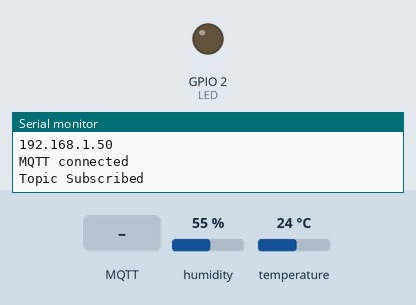
Simulated run of this sketch. Board: ESP32. Shown: output pins drawn as LEDs (lit = HIGH), the last lines printed to the serial monitor. The test bench sets the inputs (shaded band); at power-on: humidity 55 %, temperature 24 °C. WiFi joins after 1.5 s; servers stay silent unless stated; no MQTT or app messages arrive unless stated.

Above: at 2.7 s.
2.8 s: MQTT message "ON" arrives on the first subscribed topic
At 3.6 s:
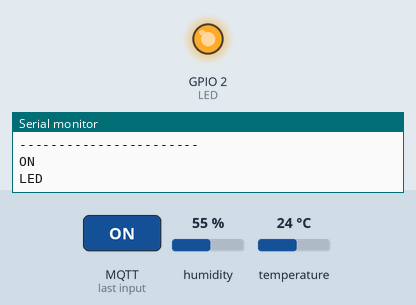
4.3 s: MQTT message "1" arrives on the first subscribed topic
At 4.7 s:
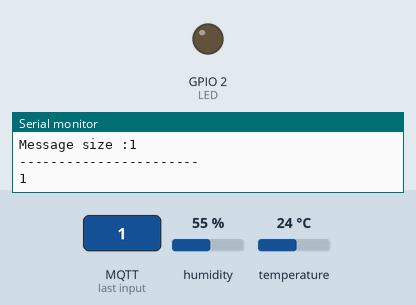
Timing chart, 0 to 7.3 s (numbered marks = the images above; inputs shaded):
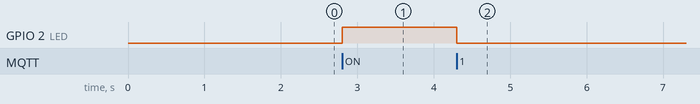

Measured:
- after the input at 2.8 s, GPIO 2 (LED): LOW → HIGH at once
- after the input at 4.3 s, GPIO 2 (LED): HIGH → LOW at once

The sketch:

esp32_dht_mqtt_mit_inventor.ino
```cpp
#include <Adafruit_Sensor.h> //Library for Adafruit sensors , we are using for DHT
#include <DHT_U.h> //DHT library which uses some func from Adafruit Sensor library
#include <WiFi.h>  // library for using ESP32 WiFi
// #include <ESP8266WiFi.h> // for ESP8266
#include <PubSubClient.h> //library for MQTT
#include <ArduinoJson.h> //library for Parsing JSON

//defining Pins
// DHT22 Sensor
#define DHTPIN 14  //using GPIO14 (D5) to read data from DHT22
// #define DHTPIN 5
#define LED 2

//DHT parameters
//#define DHTTYPE    DHT11     // DHT 11
#define DHTTYPE DHT22
DHT_Unified dht(DHTPIN, DHTTYPE);
uint32_t delayMS;

//MQTT Credentials
const char* ssid = "xxx";//setting your ap ssid
const char* password = "xxx";//setting your ap psk
const char* mqttServer = "broker.emqx.io"; //MQTT URL
const char* mqttUserName = "emqx";  // MQTT username
const char* mqttPwd = "public";  // MQTT password
const char* clientID = "username0001"; // client id username+0001
const char* topic = "Tempdata"; //publish topic

//parameters for using non-blocking delay
unsigned long previousMillis = 0;
const long interval = 5000;

String msgStr = "";      // MQTT message buffer

float temp, hum;


//setting up wifi and mqtt client
WiFiClient espClient;
PubSubClient client(espClient);

void setup_wifi() {
  delay(10);

  WiFi.begin(ssid, password);

  while (WiFi.status() != WL_CONNECTED) {
    delay(500);
    Serial.print(".");
  }

  Serial.println("");
  Serial.println("WiFi connected");
  Serial.println("IP address: ");
  Serial.println(WiFi.localIP());

}

void reconnect() {
  while (!client.connected()) {
    if (client.connect(clientID, mqttUserName, mqttPwd)) {
      Serial.println("MQTT connected");
//      client.subscribe("api/command/37/#");
      client.subscribe("lights");
      Serial.println("Topic Subscribed");
    }
    else {
      Serial.print("failed, rc=");
      Serial.print(client.state());
      Serial.println(" try again in 5 seconds");
      delay(5000);  // wait 5sec and retry
    }

  }

}

//subscribe call back
void callback(char*topic, byte* payload, unsigned int length) {
  Serial.print("Message arrived in topic: ");
  Serial.println(topic);
  Serial.print("Message:");
  String data = "";
  for (int i = 0; i < length; i++) {
    Serial.print((char)payload[i]);
    data += (char)payload[i];
  }
  Serial.println();
  Serial.print("Message size :");
  Serial.println(length);
  Serial.println();
  Serial.println("-----------------------");
  Serial.println(data);
//  StaticJsonDocument<256> doc; //read JSON data
//  deserializeJson(doc, payload, length); //deserialise it
//  JsonObject command = doc["command"]; //get the values of command parameter

//  int command_parameters_led = command["parameters"]["led"]; //get value of led, which will be 1 or 0
//
//  if (command_parameters_led == 1) {
//    Serial.println("LED");
//    digitalWrite(LED, HIGH);
//  }
//  else {
//    digitalWrite(LED, LOW);
//  }
if(data=="ON"){
  Serial.println("LED");
 digitalWrite(LED, HIGH);
}
else{
  digitalWrite(LED, LOW);
}
}


void setup() {
  Serial.begin(115200);
  // Initialize device.
  dht.begin();
  // get temperature sensor details.
  sensor_t sensor;
  dht.temperature().getSensor(&sensor);
  dht.humidity().getSensor(&sensor);

  pinMode(LED, OUTPUT);
  digitalWrite(LED, LOW);

  setup_wifi();

  client.setServer(mqttServer, 1883); //setting MQTT server
  client.setCallback(callback); //defining function which will be called when message is recieved.

}

void loop() {
  if (!client.connected()) { //if client is not connected
    reconnect(); //try to reconnect
  }
  client.loop();

  unsigned long currentMillis = millis(); //read current time

  if (currentMillis - previousMillis >= interval) { //if current time - last time > 5 sec
    previousMillis = currentMillis;

    //read temp and humidity
    sensors_event_t event;
    dht.temperature().getEvent(&event);


    if (isnan(event.temperature)) {
      Serial.println(F("Error reading temperature!"));
    }
    else {
      Serial.print(F("Temperature: "));
      temp = event.temperature;
      Serial.print(temp);
      Serial.println(F("°C"));
    }
    // Get humidity event and print its value.
    dht.humidity().getEvent(&event);
    if (isnan(event.relative_humidity)) {
      Serial.println(F("Error reading humidity!"));
    }
    else {
      Serial.print(F("Humidity: "));
      hum = event.relative_humidity;
      Serial.print(hum);
      Serial.println(F("%"));
    }

//    msgStr = "{\"action\": \"notification/insert\",\"deviceId\": \"s3s9TFhT9WbDsA0CxlWeAKuZykjcmO6PoxK6\",\"notification\":{\"notification\": \"temperature\",\"parameters\":{\"temp\":" + String(temp) + ",\"humi\":" + String(hum) + "}}}";
    msgStr = String(temp) +","+String(hum);
    byte arrSize = msgStr.length() + 1;
    char msg[arrSize];

    Serial.print("PUBLISH DATA:");
    Serial.println(msgStr);
    msgStr.toCharArray(msg, arrSize);
    client.publish(topic, msg);
    msgStr = "";
    delay(50);

  }

}
```
